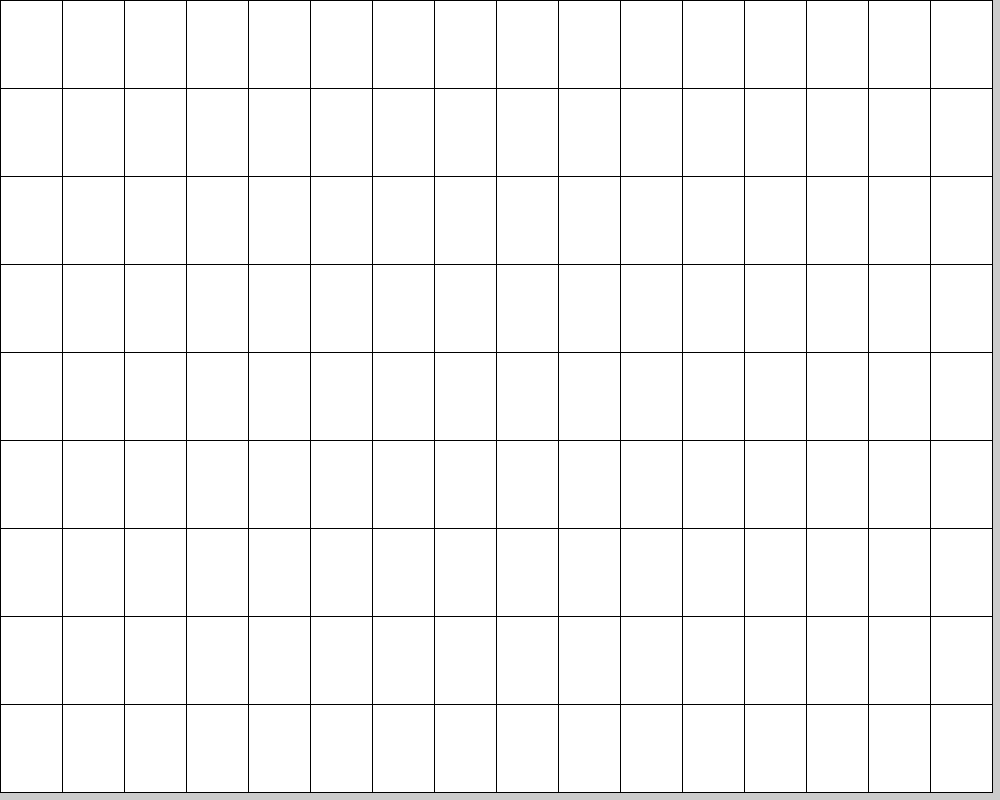
Frame 1 (no input)
Frame 60 (the mouse pressed at the canvas centre just before this capture): identical to frame 1, image omitted
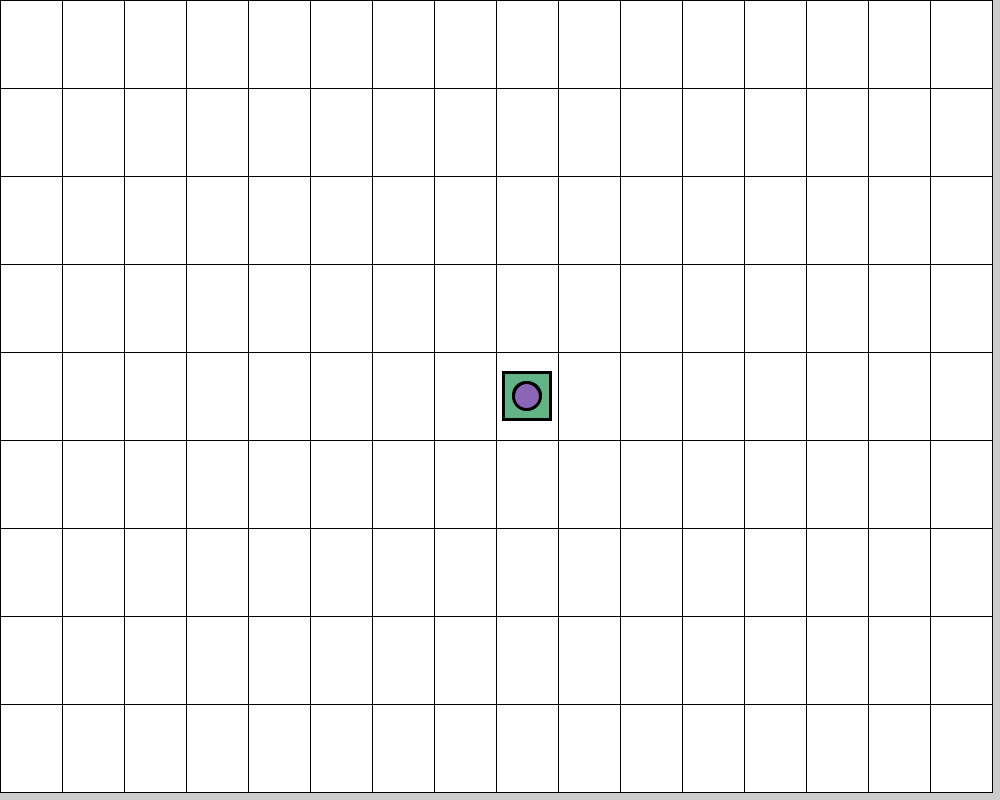
Frame 120 (the mouse held since frame 60 and released just before this capture)

The Processing sketch that drew these frames (run headless with seeded random() and noise(); from frame 60 on, the mouse is pressed at the canvas centre):

// Processing sketch: Array_2D___Grilla_Interactiva
// ── Array_2D___Grilla_Interactiva.pde
boolean[][] estados;
int columnas = 16;
int filas = 9;
float anchoCelda;
float altoCelda;

void setup(){
  size(1000, 800);
estados = new boolean [columnas][filas];
 anchoCelda = width/columnas;
 altoCelda = height/filas;
}

void draw(){
  float x, y = 0;
  float centroX, centroY = 0;
  
  for(int i=0; i<columnas; i++){
    for(int j=0; j<filas; j++){
      x = i * anchoCelda;
      y = j * altoCelda;
      centroX = x + anchoCelda/2;
      centroY = y + altoCelda/2;
      
      if(estados[i][j] == false){
      fill(255);
      rect(x, y, anchoCelda, altoCelda);
    } else { 
       imprimirEstampa(centroX, centroY);
    }
    
    }
  }
  
}

void mousePressed() {
        int i = mouseX / (int)anchoCelda;
        int j = mouseY / (int)altoCelda;
        
        if (i >= 0 && i < columnas && j >= 0 && j < filas) {
        estados[i][j] = !estados[i][j];
        }
      }

// ── Estampa.pde
void imprimirEstampa(float x, float y){
  float tamaño = anchoCelda*0.8;
  float diferencia = anchoCelda*0.08;

  fill(#000000);
  square(x-(tamaño/2), y-(tamaño/2), tamaño);
  fill(#62B486);
  square(x-(tamaño/2)+diferencia/2, y-(tamaño/2)+diferencia/2, tamaño-diferencia);
  fill(#000000);
  circle(x, y, tamaño - diferencia*4);
  fill(#8B66B7);
  circle(x, y, tamaño - diferencia*5);
}
